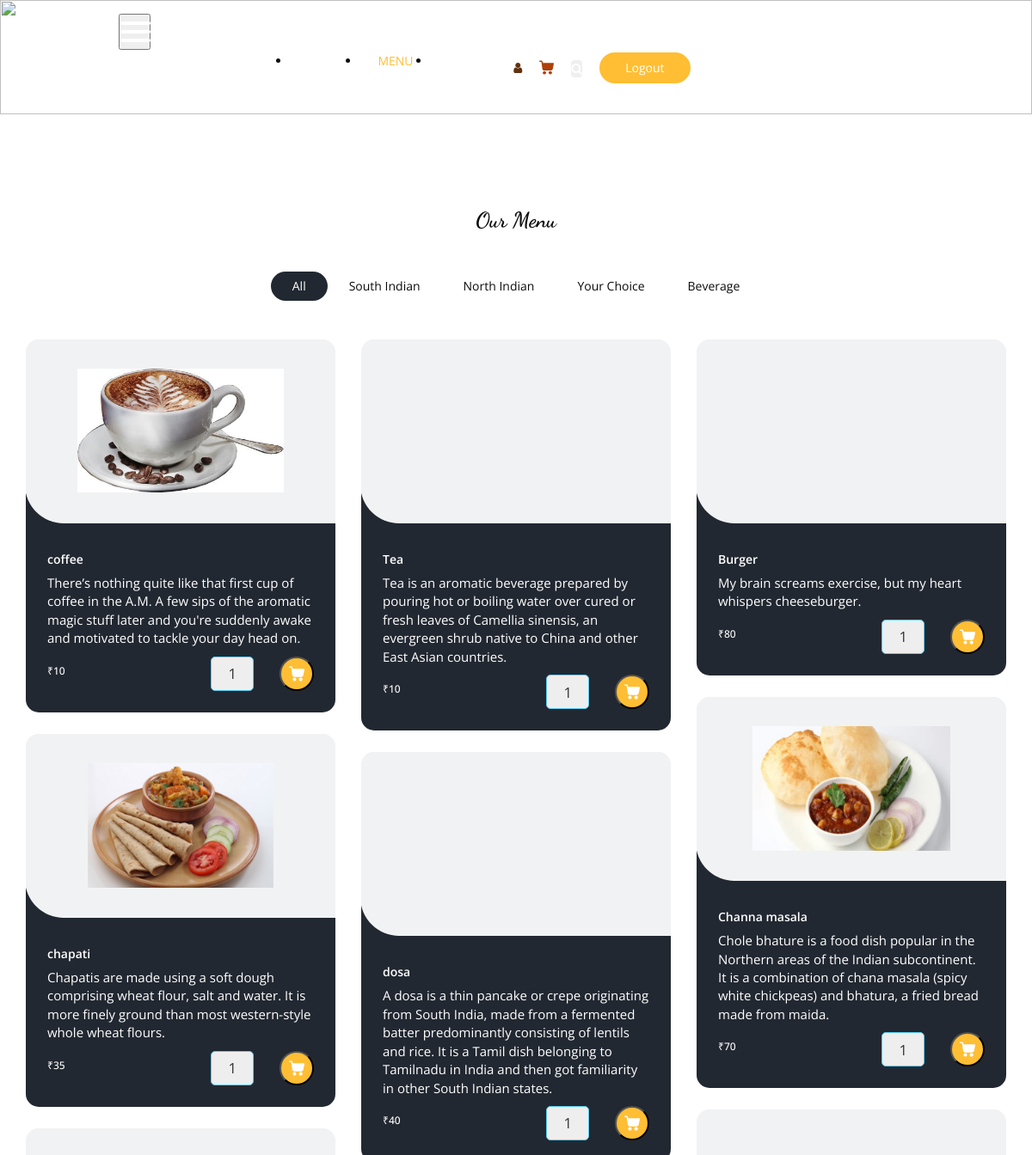
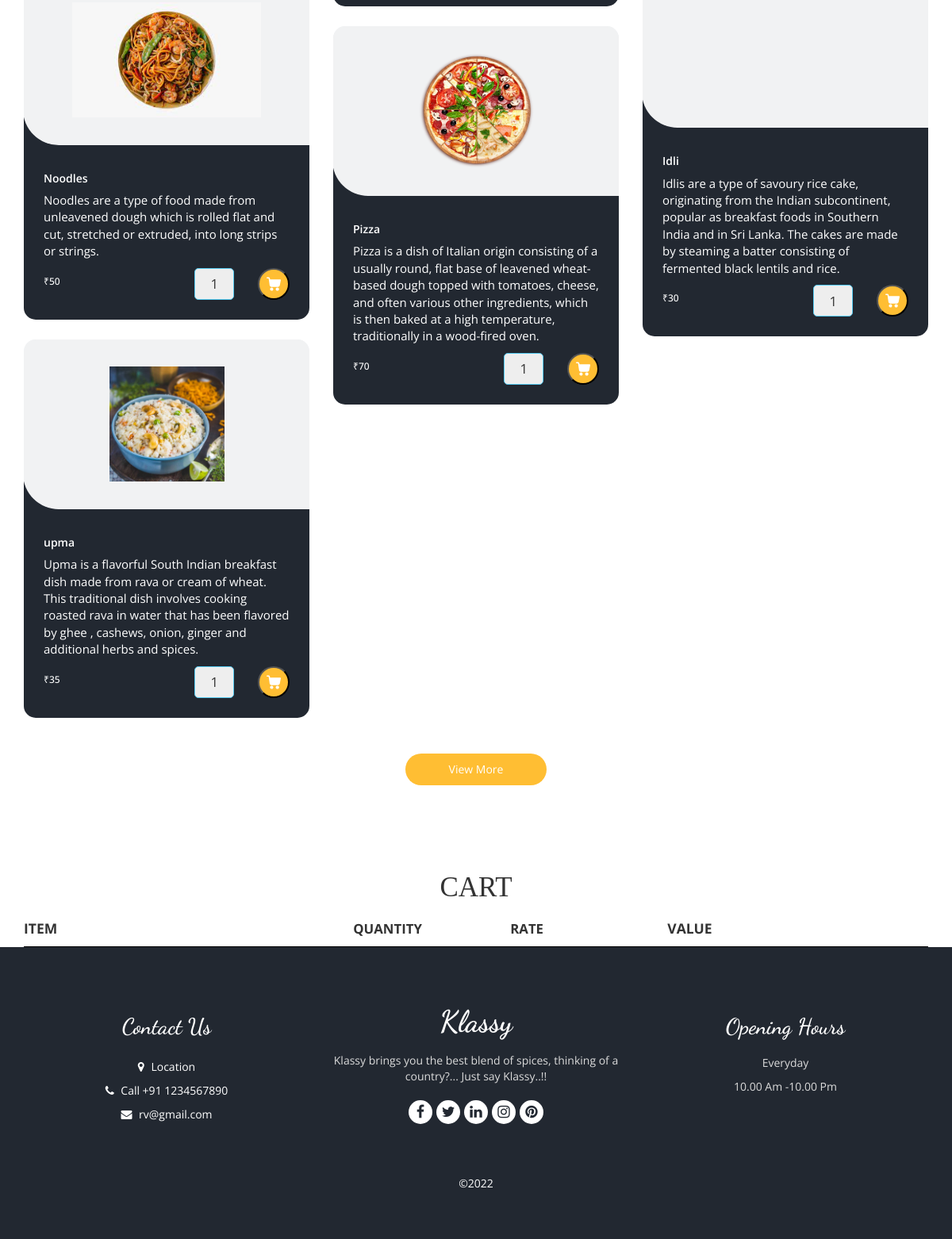
The app's page /usermenu.php (signed in) with its own data (2 pictures, top to bottom).
### tables this page shows
CREATE TABLE `food` (
  `FOOD_ID` varchar(20) NOT NULL,
  `FOOD_NAME` varchar(20) NOT NULL,
  `FOOD_TYPE` varchar(20) NOT NULL,
  `FOOD_PRICE` int(11) NOT NULL,
  `IMAGE` varchar(20) NOT NULL,
  `FOOD_DESC` text NOT NULL
);

### usermenu.php (the view, shortened to what this page needs)
<?php
    require ('connect.php');
?>
<!DOCTYPE html>
<html>
<head>
  <link rel="stylesheet" type="text/css" href="css/bootstrap.css" />
  <link rel="stylesheet" type="text/css" href="https://cdnjs.cloudflare.com/ajax/libs/OwlCarousel2/2.3.4/assets/owl.carousel.min.css" />
  <link rel="stylesheet" href="https://cdnjs.cloudflare.com/ajax/libs/jquery-nice-select/1.1.0/css/nice-select.min.css" />
  <link href="css/font-awesome.min.css" rel="stylesheet" />
  <link href="css/style.css" rel="stylesheet" />
  <link href="css/responsive.css" rel="stylesheet" />
</head>
<body class="sub_page">
  <?php
  if($_SESSION['loggedin']===true)
  {
    ?>
  <div class="hero_area">
    <div class="bg-box">
      <img src="images/hero-bg.jpg" alt="">
    </div>
    <header class="header_section">
      <div class="container">
        <nav class="navbar navbar-expand-lg custom_nav-container ">
          <a class="navbar-brand" href="userHome.php">
            <span>
            </span>
          </a>
          <button class="navbar-toggler" type="button" data-toggle="collapse" data-target="#navbarSupportedContent" aria-controls="navbarSupportedContent" aria-expanded="false" aria-label="Toggle navigation">
            <span class=""> </span>
          </button>
          <div class="collapse navbar-collapse" id="navbarSupportedContent">
            <ul class="navbar-nav  mx-auto ">
              <li class="nav-item">
                <a class="nav-link" href="userHome.php">Home </a>
              </li>
              <li class="nav-item active">
                <a class="nav-link" href="usermenu.php">Menu <span class="sr-only">(current)</span> </a>
              </li>
              <li class="nav-item">
                <a class="nav-link" href="userabout.php">About</a>
              </li>
            </ul>
            <div class="user_option">
              <a href="login.js" class="user_link">
                <i class="fa fa-user" aria-hidden="true"></i>
              </a>
              <a class="cart_link" href="#CART">
              </a>
              <form class="form-inline">
                <button class="btn  my-2 my-sm-0 nav_search-btn" type="submit">
                  <i class="fa fa-search" aria-hidden="true"></i>
                </button>
              </form>
              <a href="login/logout.php" class="order_online">
                Logout
              </a>
            </div>
          </div>
        </nav>
      </div>
    </header>
  </div>
  <section class="food_section layout_padding">
    <div class="container">
      <div class="heading_container heading_center">
        <h2>
          Our Menu
        </h2>
      </div>
      <ul class="filters_menu">
        <li class="active" data-filter="*">All</li>
        <li data-filter=".South_Indian">South Indian</li>
        <li data-filter=".North_Indian">North Indian</li>
        <li data-filter=".Your_Choice">Your Choice</li>
        <li data-filter=".Be_verage">Beverage</li>
      </ul>
      <div class="filters-content">
        <div class="row grid">
    <?php
    $food_query = "SELECT * FROM food";
    $result = mysqli_query($connection,$food_query);
    ?>
   <?php
      while($row = mysqli_fetch_assoc($result)) { ?>
            <form method = "post" action="usermenu.php?FOOD_ID=<?$row['FOOD_ID']?>">
          <div class="col-sm-6 col-lg-4 all <?php echo$row['FOOD_TYPE']?>" id = "<?php echo$row['FOOD_TYPE']?>">
            <div class="box">
              <div>
                <div class="img-box">
                  <img class="shop-item-image" src="images/<?php echo$row['IMAGE']?>.png" alt="">
                </div>
                <div class="detail-box">
                  <h5 class="shop-item-title">
                  <?php echo$row['FOOD_NAME']?>
                  </h5>
                  <p>
                    <?php echo$row['FOOD_DESC']?>
                  </p>
                  <div class="options">
                    <h6 class="shop-item-price">
                      ₹<?php echo$row['FOOD_PRICE']?>
                    </h6>
                    <input type = "number" class="quantity1" name="quantity" min="1" step="1" value="1">
                    <button type="submit" name="cart_button" class="cartbutton">
                     </button>
                  </div>
                </div>
              </div>
            </div>
          </div>
      </form>
      <?php
    }
    ?>
    </div>
    </div>
      <div class="btn-box">
        <a href="">
          View More
        </a>
      </div>
    </div>
  </section>
  <section class="container content-section">
            <h2 class="section-header" id="CART">CART</h2>
            <div class="cart-row">
                <span class="cart-item cart-header cart-column">ITEM</span>
                <span class="cart-price cart-header cart-column">QUANTITY</span>
                <span class="cart-price cart-header cart-column">RATE</span>
                <span class="cart-quantity cart-header cart-column">VALUE</span>
            </div>
        </section>
  <footer class="footer_section">
    <div class="container">
      <div class="row">
        <div class="col-md-4 footer-col">
          <div class="footer_contact">
            <h4>
              Contact Us
            </h4>
            <div class="contact_link_box">
              <a href="">
                <i class="fa fa-map-marker" aria-hidden="true"></i>
                <span>
                  Location
                </span>
              </a>
              <a href="">
                <i class="fa fa-phone" aria-hidden="true"></i>
                <span>
                  Call +91 1234567890
                </span>
              </a>
              <a href="">
                <i class="fa fa-envelope" aria-hidden="true"></i>
                <span>
                  rv@gmail.com
                </span>
              </a>
            </div>
          </div>
        </div>
        <div class="col-md-4 footer-col">
          <div class="footer_detail">
            <a href="" class="footer-logo">
              Klassy
            </a>
            <p>
            Klassy brings you the best blend of spices, thinking of a country?...
                       Just say Klassy..!!
            </p>
            <div class="footer_social">
              <a href="">
                <i class="fa fa-facebook" aria-hidden="true"></i>
              </a>
              <a href="">
                <i class="fa fa-twitter" aria-hidden="true"></i>
              </a>
              <a href="">
                <i class="fa fa-linkedin" aria-hidden="true"></i>
              </a>
              <a href="">
                <i class="fa fa-instagram" aria-hidden="true"></i>
              </a>
              <a href="">
                <i class="fa fa-pinterest" aria-hidden="true"></i>
              </a>
            </div>
          </div>
        </div>
        <div class="col-md-4 footer-col">
          <h4>
            Opening Hours
          </h4>
          <p>
            Everyday
          </p>
          <p>
            10.00 Am -10.00 Pm
          </p>
        </div>
      </div>
      <div class="footer-info">
        <p>
           &copy;<span id="displayYear"></span>
          <a href="https://www.linkedin.com/in/seyedpouya-sadri-fard/"></a><br><br>
        </p>
      </div>
    </div>
  </footer>
  <?php
  }
?>
</body>
</html>

### css/responsive.css (style rules this page uses)
@media (min-width: 1200px) { .container { max-width: 1170px; } }

### records on screen
food: shows a picture, FOOD_NAME "coffee", FOOD_DESC "There’s nothing quite like that first cup of coffee in the A.M. A few sips of the aromatic magic stuff later and you're suddenly awake and motivated to tackle your day head on.", FOOD_PRICE "10"
food: FOOD_NAME "Tea", FOOD_DESC "Tea is an aromatic beverage prepared by pouring hot or boiling water over cured or fresh leaves of Camellia sinensis, an evergreen shrub native to China and other East Asian countries.", FOOD_PRICE "10"
food: FOOD_NAME "Burger", FOOD_DESC "My brain screams exercise, but my heart whispers cheeseburger.", FOOD_PRICE "80"
food: shows a picture, FOOD_NAME "Channa masala", FOOD_DESC "Chole bhature is a food dish popular in the Northern areas of the Indian subcontinent. It is a combination of chana masala (spicy white chickpeas) and bhatura, a fried bread made from maida.", FOOD_PRICE "70"
food: shows a picture, FOOD_NAME "chapati", FOOD_DESC "Chapatis are made using a soft dough comprising wheat flour, salt and water. It is more finely ground than most western-style whole wheat flours.", FOOD_PRICE "35"
food: FOOD_NAME "dosa", FOOD_DESC "A dosa is a thin pancake or crepe originating from South India, made from a fermented batter predominantly consisting of lentils and rice. It is a Tamil dish belonging to Tamilnadu in India and then got familiarity in other South Indian states.", FOOD_PRICE "40"
food: FOOD_NAME "Idli", FOOD_DESC "Idlis are a type of savoury rice cake, originating from the Indian subcontinent, popular as breakfast foods in Southern India and in Sri Lanka. The cakes are made by steaming a batter consisting of fermented black lentils and rice.", FOOD_PRICE "30"
food: shows a picture, FOOD_NAME "Noodles", FOOD_DESC "Noodles are a type of food made from unleavened dough which is rolled flat and cut, stretched or extruded, into long strips or strings.", FOOD_PRICE "50"
food: shows a picture, FOOD_NAME "Pizza", FOOD_DESC "Pizza is a dish of Italian origin consisting of a usually round, flat base of leavened wheat-based dough topped with tomatoes, cheese, and often various other ingredients, which is then baked at a high temperature, traditionally in a wood-fired oven.", FOOD_PRICE "70"
food: shows a picture, FOOD_NAME "upma", FOOD_DESC "Upma is a flavorful South Indian breakfast dish made from rava or cream of wheat. This traditional dish involves cooking roasted rava in water that has been flavored by ghee , cashews, onion, ginger and additional herbs and spices.", FOOD_PRICE "35"
